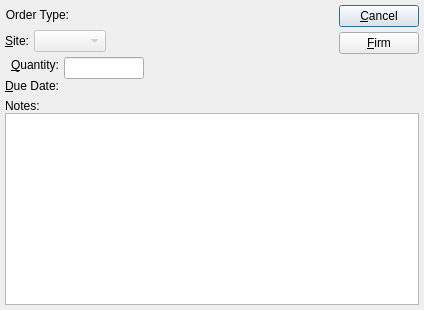
<?xml version="1.0" encoding="UTF-8"?>
<ui version="4.0">
 <comment>This file is part of the xTuple ERP: PostBooks Edition, a free and
open source Enterprise Resource Planning software suite,
Copyright (c) 1999-2019 by OpenMFG LLC, d/b/a xTuple.
It is licensed to you under the Common Public Attribution License
version 1.0, the full text of which (including xTuple-specific Exhibits)
is available at www.xtuple.com/CPAL.  By using this software, you agree
to be bound by its terms.</comment>
 <class>firmPlannedOrder</class>
 <widget class="QDialog" name="firmPlannedOrder">
  <property name="geometry">
   <rect>
    <x>0</x>
    <y>0</y>
    <width>424</width>
    <height>310</height>
   </rect>
  </property>
  <property name="windowTitle">
   <string>Firm Planned Order</string>
  </property>
  <layout class="QVBoxLayout">
   <property name="spacing">
    <number>5</number>
   </property>
   <property name="margin">
    <number>5</number>
   </property>
   <item>
    <layout class="QHBoxLayout">
     <property name="spacing">
      <number>7</number>
     </property>
     <item>
      <layout class="QVBoxLayout">
       <property name="spacing">
        <number>5</number>
       </property>
       <item>
        <layout class="QHBoxLayout">
         <property name="spacing">
          <number>5</number>
         </property>
         <item>
          <widget class="QLabel" name="_orderTypeLit">
           <property name="text">
            <string>Order Type:</string>
           </property>
           <property name="alignment">
            <set>Qt::AlignRight|Qt::AlignTrailing|Qt::AlignVCenter</set>
           </property>
          </widget>
         </item>
         <item>
          <widget class="QLabel" name="_orderType">
           <property name="sizePolicy">
            <sizepolicy hsizetype="Expanding" vsizetype="Preferred">
             <horstretch>0</horstretch>
             <verstretch>0</verstretch>
            </sizepolicy>
           </property>
           <property name="text">
            <string/>
           </property>
           <property name="alignment">
            <set>Qt::AlignLeading|Qt::AlignLeft|Qt::AlignVCenter</set>
           </property>
          </widget>
         </item>
        </layout>
       </item>
       <item>
        <layout class="QVBoxLayout">
         <property name="spacing">
          <number>0</number>
         </property>
         <item>
          <widget class="ItemCluster" name="_item"/>
         </item>
         <item>
          <layout class="QHBoxLayout">
           <property name="spacing">
            <number>0</number>
           </property>
           <item>
            <layout class="QHBoxLayout">
             <property name="spacing">
              <number>5</number>
             </property>
             <item>
              <widget class="QLabel" name="_warehouseLit">
               <property name="text">
                <string>&amp;Site:</string>
               </property>
               <property name="alignment">
                <set>Qt::AlignRight|Qt::AlignTrailing|Qt::AlignVCenter</set>
               </property>
               <property name="buddy">
                <cstring>_warehouse</cstring>
               </property>
              </widget>
             </item>
             <item>
              <widget class="WComboBox" name="_warehouse">
               <property name="enabled">
                <bool>false</bool>
               </property>
              </widget>
             </item>
            </layout>
           </item>
           <item>
            <spacer name="Spacer55">
             <property name="orientation">
              <enum>Qt::Horizontal</enum>
             </property>
             <property name="sizeType">
              <enum>QSizePolicy::Expanding</enum>
             </property>
             <property name="sizeHint" stdset="0">
              <size>
               <width>207</width>
               <height>20</height>
              </size>
             </property>
            </spacer>
           </item>
          </layout>
         </item>
        </layout>
       </item>
       <item>
        <layout class="QHBoxLayout">
         <property name="spacing">
          <number>5</number>
         </property>
         <item>
          <layout class="QVBoxLayout">
           <property name="spacing">
            <number>5</number>
           </property>
           <item>
            <widget class="QLabel" name="_quantityLit">
             <property name="text">
              <string>&amp;Quantity:</string>
             </property>
             <property name="alignment">
              <set>Qt::AlignRight|Qt::AlignTrailing|Qt::AlignVCenter</set>
             </property>
             <property name="buddy">
              <cstring>_quantity</cstring>
             </property>
            </widget>
           </item>
           <item>
            <widget class="QLabel" name="_dueDateLit">
             <property name="text">
              <string>&amp;Due Date:</string>
             </property>
             <property name="alignment">
              <set>Qt::AlignRight|Qt::AlignTrailing|Qt::AlignVCenter</set>
             </property>
             <property name="buddy">
              <cstring>_dueDate</cstring>
             </property>
            </widget>
           </item>
          </layout>
         </item>
         <item>
          <layout class="QVBoxLayout">
           <property name="spacing">
            <number>5</number>
           </property>
           <item>
            <layout class="QHBoxLayout">
             <property name="spacing">
              <number>0</number>
             </property>
             <item>
              <widget class="XLineEdit" name="_quantity">
               <property name="maximumSize">
                <size>
                 <width>80</width>
                 <height>32767</height>
                </size>
               </property>
              </widget>
             </item>
             <item>
              <spacer name="Spacer49">
               <property name="orientation">
                <enum>Qt::Horizontal</enum>
               </property>
               <property name="sizeType">
                <enum>QSizePolicy::Expanding</enum>
               </property>
               <property name="sizeHint" stdset="0">
                <size>
                 <width>177</width>
                 <height>20</height>
                </size>
               </property>
              </spacer>
             </item>
            </layout>
           </item>
           <item>
            <layout class="QHBoxLayout">
             <property name="spacing">
              <number>0</number>
             </property>
             <item>
              <widget class="DLineEdit" name="_dueDate"/>
             </item>
             <item>
              <spacer name="spacer547">
               <property name="orientation">
                <enum>Qt::Horizontal</enum>
               </property>
               <property name="sizeType">
                <enum>QSizePolicy::Expanding</enum>
               </property>
               <property name="sizeHint" stdset="0">
                <size>
                 <width>66</width>
                 <height>10</height>
                </size>
               </property>
              </spacer>
             </item>
            </layout>
           </item>
          </layout>
         </item>
        </layout>
       </item>
      </layout>
     </item>
     <item>
      <layout class="QVBoxLayout">
       <property name="spacing">
        <number>5</number>
       </property>
       <item>
        <widget class="QPushButton" name="_close">
         <property name="text">
          <string>&amp;Cancel</string>
         </property>
        </widget>
       </item>
       <item>
        <widget class="QPushButton" name="_firm">
         <property name="text">
          <string>&amp;Firm</string>
         </property>
        </widget>
       </item>
       <item>
        <spacer name="Spacer50">
         <property name="orientation">
          <enum>Qt::Vertical</enum>
         </property>
         <property name="sizeType">
          <enum>QSizePolicy::Expanding</enum>
         </property>
         <property name="sizeHint" stdset="0">
          <size>
           <width>20</width>
           <height>20</height>
          </size>
         </property>
        </spacer>
       </item>
      </layout>
     </item>
    </layout>
   </item>
   <item>
    <layout class="QVBoxLayout">
     <property name="spacing">
      <number>0</number>
     </property>
     <item>
      <widget class="QLabel" name="_commentsLit">
       <property name="text">
        <string>Notes:</string>
       </property>
       <property name="buddy">
        <cstring>_comments</cstring>
       </property>
      </widget>
     </item>
     <item>
      <widget class="XTextEdit" name="_comments"/>
     </item>
    </layout>
   </item>
  </layout>
 </widget>
 <layoutdefault spacing="6" margin="11"/>
 <customwidgets>
  <customwidget>
   <class>DLineEdit</class>
   <extends>QWidget</extends>
   <header>datecluster.h</header>
   <container>1</container>
  </customwidget>
  <customwidget>
   <class>ItemCluster</class>
   <extends>QWidget</extends>
   <header>itemcluster.h</header>
   <container>1</container>
  </customwidget>
  <customwidget>
   <class>WComboBox</class>
   <extends>XComboBox</extends>
   <header>wcombobox.h</header>
  </customwidget>
  <customwidget>
   <class>XComboBox</class>
   <extends>QComboBox</extends>
   <header>xcombobox.h</header>
  </customwidget>
  <customwidget>
   <class>XLineEdit</class>
   <extends>QLineEdit</extends>
   <header>xlineedit.h</header>
   <container>1</container>
  </customwidget>
  <customwidget>
   <class>XTextEdit</class>
   <extends>QTextEdit</extends>
   <header>xtextedit.h</header>
  </customwidget>
 </customwidgets>
 <tabstops>
  <tabstop>_item</tabstop>
  <tabstop>_warehouse</tabstop>
  <tabstop>_quantity</tabstop>
  <tabstop>_dueDate</tabstop>
  <tabstop>_comments</tabstop>
  <tabstop>_firm</tabstop>
  <tabstop>_close</tabstop>
 </tabstops>
 <includes>
  <include location="global">parameter.h</include>
 </includes>
 <resources/>
 <connections>
  <connection>
   <sender>_close</sender>
   <signal>clicked()</signal>
   <receiver>firmPlannedOrder</receiver>
   <slot>reject()</slot>
   <hints>
    <hint type="sourcelabel">
     <x>20</x>
     <y>20</y>
    </hint>
    <hint type="destinationlabel">
     <x>20</x>
     <y>20</y>
    </hint>
   </hints>
  </connection>
  <connection>
   <sender>_item</sender>
   <signal>newId(int)</signal>
   <receiver>_warehouse</receiver>
   <slot>findItemsites(int)</slot>
   <hints>
    <hint type="sourcelabel">
     <x>20</x>
     <y>20</y>
    </hint>
    <hint type="destinationlabel">
     <x>20</x>
     <y>20</y>
    </hint>
   </hints>
  </connection>
  <connection>
   <sender>_item</sender>
   <signal>warehouseIdChanged(int)</signal>
   <receiver>_warehouse</receiver>
   <slot>setId(int)</slot>
   <hints>
    <hint type="sourcelabel">
     <x>20</x>
     <y>20</y>
    </hint>
    <hint type="destinationlabel">
     <x>20</x>
     <y>20</y>
    </hint>
   </hints>
  </connection>
 </connections>
</ui>
